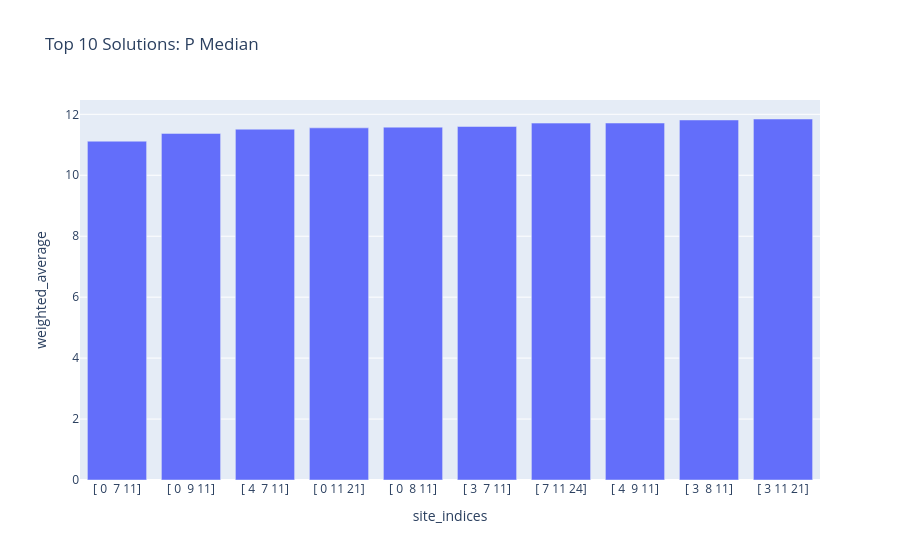

Notebook code cell kept with this figure:
### Markdown cell above
### Bar chart of best combinations

### Code cell
solution_3.plot_n_best_combinations_bar()

### Figure 1 — Plotly figure (JSON) as saved in the notebook; plotly's stock layout.template omitted (floating-point values rounded to 4 significant figures)
{"data": [{"hovertemplate": "site_indices=%{x}<br>weighted_average=%{y}<extra></extra>", "legendgroup": "", "marker": {"color": "#636efa", "pattern": {"shape": ""}}, "name": "", "orientation": "v", "showlegend": false, "textposition": "auto", "type": "bar", "x": ["[ 0  7 11]", "[ 0  9 11]", "[ 4  7 11]", "[ 0 11 21]", "[ 0  8 11]", "[ 3  7 11]", "[ 7 11 24]", "[ 4  9 11]", "[ 3  8 11]", "[ 3 11 21]"], "xaxis": "x", "y": [11.12, 11.37, 11.51, 11.56, 11.58, 11.6, 11.71, 11.71, 11.81, 11.85], "yaxis": "y"}], "layout": {"barmode": "relative", "legend": {"tracegroupgap": 0}, "title": {"text": "Top 10 Solutions: P Median"}, "xaxis": {"anchor": "y", "domain": [0, 1], "title": {"text": "site_indices"}}, "yaxis": {"anchor": "x", "domain": [0, 1], "title": {"text": "weighted_average"}}}}
